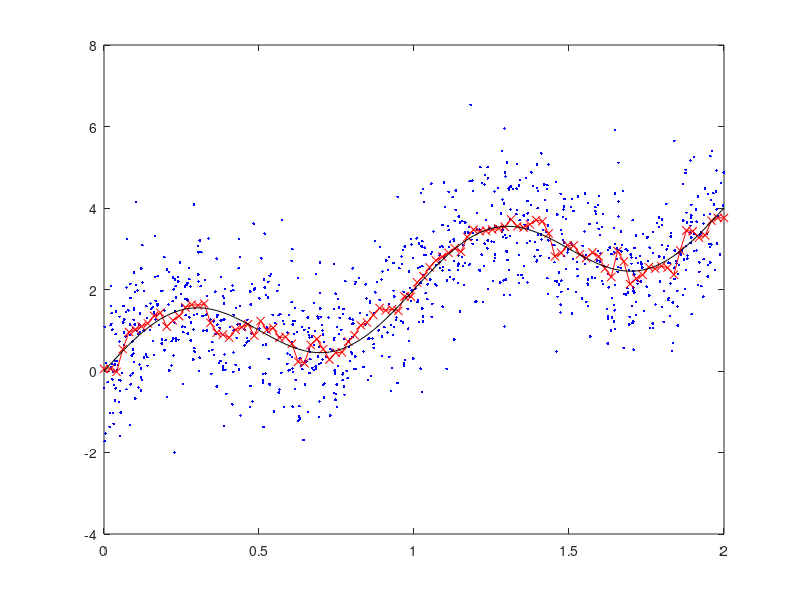

Write MATLAB code to recreate this figure.
N = 1000;
sigma = 1;

x_train = 2*rand(N, 1);
eps = sigma*randn(N, 1);
y_train = 2*x_train + sin(2*pi*x_train) + eps;

M = 100;
x_test = linspace(0,2,M)';

y_reg = 2*x_test + sin(2*pi*x_test);

K=25;
IDX = knnsearch(x_train, x_test, 'K', K);
for m=1:M
   y_predicted(m) = (1/K)*sum(y_train(IDX(m, :)));
end

plot(x_train, y_train, '.b', x_test, y_predicted, '-xr', x_test, y_reg, '-k')